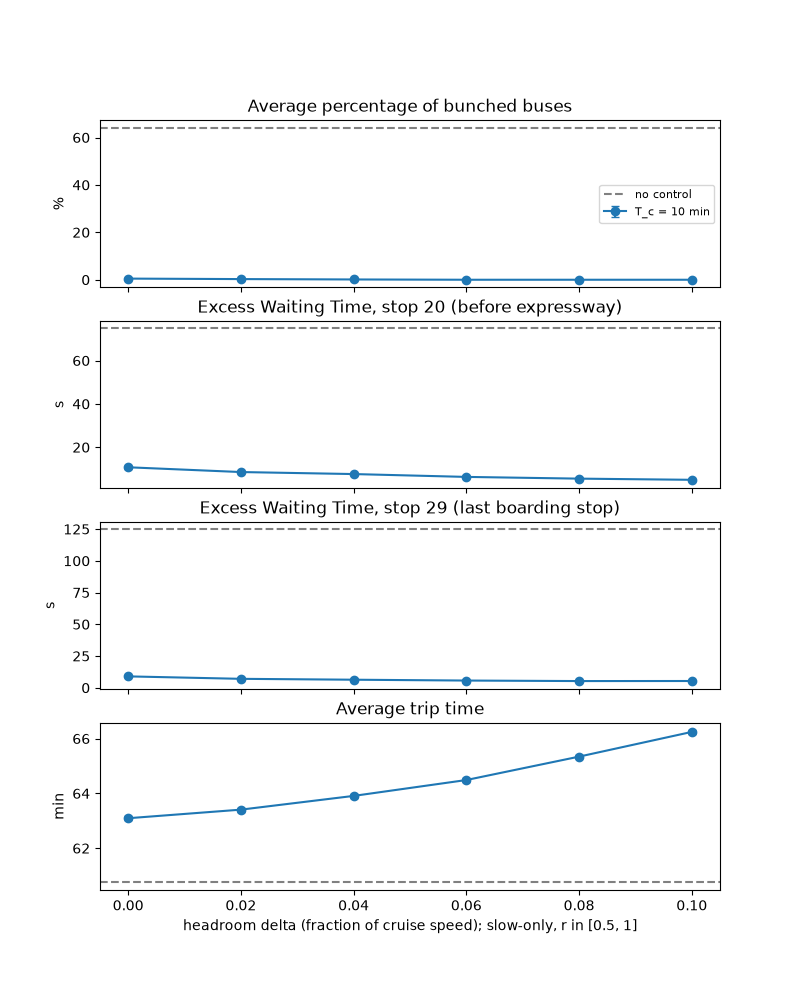

This figure's Python source:
import numpy as np
import matplotlib.pyplot as plt
from batch import run_batch
from controlFunction import make_controller

RUN_COUNT = 200

# headroom delta as a fraction of cruise speed: buses normally run at r = 1 - delta,
# leaving room to speed up to r = 1 (slow-only cap) when they fall behind
DELTA = [0.0, 0.02, 0.04, 0.06, 0.08, 0.10]

# slow-only controller at the gain chosen from the T_c sweep (T_c = 10 min: near-zero bunching
# for about +2.5 min of trip time); add entries here to compare other gains
GAINS = {"T_c = 10 min": 600}
SLOW_ONLY = dict(r_max=1.0, r_min=0.5)

if __name__ == "__main__":
    baseline = run_batch(RUN_COUNT)
    results = {name: [run_batch(RUN_COUNT, controller=make_controller(T_c=T_c, delta=d, **SLOW_ONLY))
                      for d in DELTA]
               for name, T_c in GAINS.items()}

    # metrics against delta
    fig, axs = plt.subplots(nrows=4, figsize=(8, 10), sharex=True)
    for ax, key, title, unit in zip(axs, ("prob", "ewt20", "ewt29", "trip"),
                                    ("Average percentage of bunched buses", "Excess Waiting Time, stop 20 (before expressway)",
                                     "Excess Waiting Time, stop 29 (last boarding stop)", "Average trip time"),
                                    ("%", "s", "s", "min")):
        for name, res in results.items():
            ax.errorbar(DELTA, [r[key] for r in res], yerr=[r[key + "_ci"] for r in res],
                        marker='o', capsize=3, label=name)
        ax.axhline(baseline[key], color='grey', linestyle='--', label='no control')
        ax.set(title=title, ylabel=unit)
    axs[0].legend(fontsize=8)
    axs[3].set(xlabel='headroom delta (fraction of cruise speed); slow-only, r in [0.5, 1]')
    fig.savefig('delta_sweep.png')

    # trade-off: what each extra minute of trip time buys in EWT at the last boarding stop
    fig2, ax2 = plt.subplots(figsize=(7, 5))
    for name, res in results.items():
        ax2.errorbar([r["trip"] for r in res], [r["ewt29"] for r in res],
                     xerr=[r["trip_ci"] for r in res], yerr=[r["ewt29_ci"] for r in res],
                     marker='o', capsize=3, label=name)
        for d, r in zip(DELTA, res):
            ax2.annotate(f"{d:.2f}", (r["trip"], r["ewt29"]), textcoords="offset points", xytext=(5, 5), fontsize=7)
    ax2.plot(baseline["trip"], baseline["ewt29"], 'ks', label='no control')
    ax2.set(xlabel='average trip time (min)', ylabel='EWT at stop 29 (s)',
            title='Cost of control: trip time against EWT (labels: delta)')
    ax2.legend(fontsize=8)
    fig2.savefig('delta_tradeoff.png')
    plt.show()
